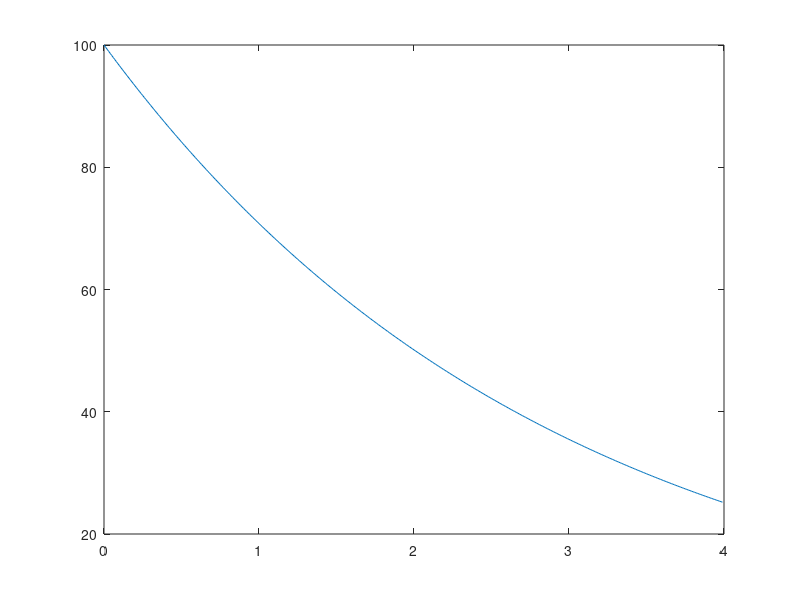
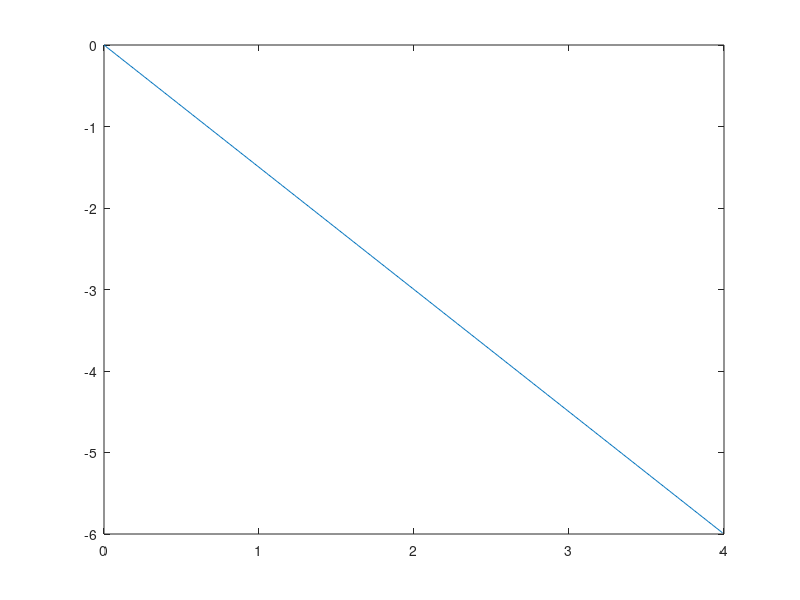

These charts were generated, in order, by the following MATLAB code: (Note: this script raises an error after producing the figures.)
close all;
clc;
clear;

% ------------------------------------------------------------
%                      User Configuration
% ------------------------------------------------------------

linearLoss_dB = 1.5;            % dB
TPA = 0.8e-9;                   % cm/GW
FCA = 1.45e-17;                 % cm2
lifetime = 10e-9;               % s
Aeff = 0.0662536e-8;            % (cm^2), um^2 -> 1e-8cm^2
powerPerWavelength_W = 1e-3;    % W

% ------------------------------------------------------------
%                    End of User Configuration
% ------------------------------------------------------------

linearLoss = (linearLoss_dB/10) * log(10);
ode = @(z,intensity) PowerBacktracer(z,intensity,linearLoss,TPA,FCA,lifetime);

generateFrameList = @(A,S,N) A+S*(0:N-1);
length0 = 0.0001;
lengthStep = 0.01;  % cm
numSamples = 400;   % number of collected data points
lengthList = generateFrameList(length0,lengthStep,numSamples);
% An efficiency plot with only the linear loss
figure(1)
plot(lengthList, 100*10.^(-lengthList*linearLoss_dB/10),'DisplayName',"w/o nonlinear loss")
hold on;
figure(2)
plot(lengthList, -lengthList*linearLoss_dB,'DisplayName',"w/o nonlinear loss")
hold on;

for numWavelengths = 5 : 3 : 20
    efficiency = zeros(1,10);
    efficiencyIndex = 1;
    for sampleIndex = 1:numSamples
        waveguideLength = lengthList(sampleIndex);
        zspan = [0 waveguideLength];
        coupledOutPower_W = powerPerWavelength_W * numWavelengths;
        coupledOutIntensity = coupledOutPower_W / Aeff;  % W/cm2

        [z,intensity] = ode45(ode,zspan,coupledOutIntensity);
        coupledInPower_W = intensity(length(intensity))*Aeff;
        efficiency(efficiencyIndex) = coupledOutPower_W / coupledInPower_W;
        efficiencyIndex = efficiencyIndex + 1;
    end
    figure(1)
    plot(lengthList,efficiency*100,'DisplayName',numWavelengths*powerPerWavelength_W*1e3 + " mW");
    figure(2)
    efficiency_dB = 10*log10(efficiency);
    plot(lengthList,efficiency_dB,'DisplayName',numWavelengths*powerPerWavelength_W*1e3 + " mW");
end
% Figure 1 --- in percentage
figure(1)
title("transmission efficiency with fixed OUTPUT power")
xlabel("waveguide length (cm)")
ylabel("efficiency (%)")
legend()
% Figure 2 --- in decibel
figure(2)
title("transmission efficiency with fixed OUTPUT power")
xlabel("waveguide length (cm)")
ylabel("efficiency (dB)")
axis([0 inf -30 0])
legend()